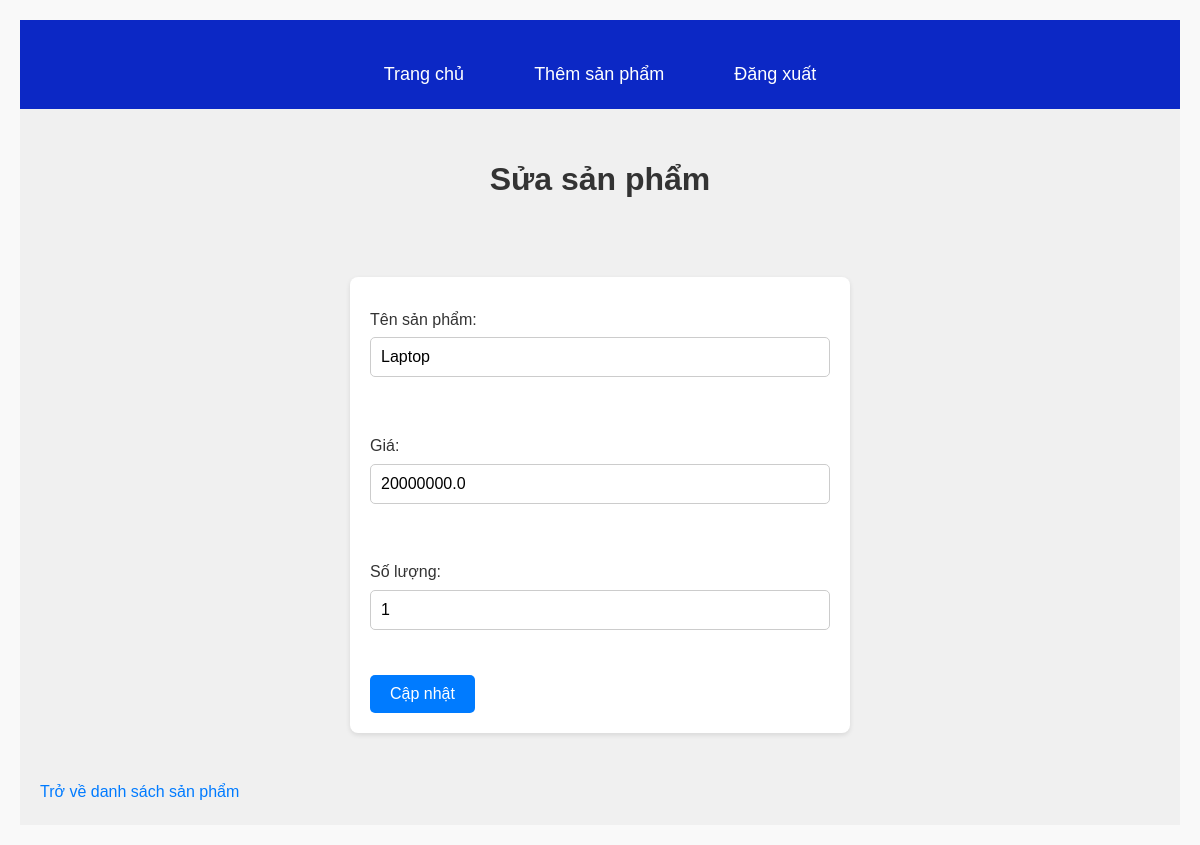
Page /edit/4 (signed in) on the committed database.
### app.py (models this page shows)
class Product(db.Model):
    id = db.Column(db.Integer, primary_key=True)
    name = db.Column(db.String(150), nullable=False)
    price = db.Column(db.Float, nullable=False)
    quantity = db.Column(db.Integer, nullable=False)
    image_url = db.Column(db.String(255), nullable=True)  # Cột ảnh sản phẩm

### app.py (the view, shortened to what this page needs)
@app.route('/edit/<int:product_id>', methods=['GET', 'POST'])
@login_required
def edit_product(product_id):
    product = Product.query.get_or_404(product_id)
    return render_template('edit.html', product=product)

### app.py (called while the page is built)
@login_manager.user_loader
def load_user(user_id):
    return User.query.get(int(user_id))

### templates/edit.html (shortened to what this page needs)
{% extends 'menu.html' %}
{% block content %}
<br>
<h1>Sửa sản phẩm</h1>
<br>
<br>
<link rel="stylesheet" href="{{
    url_for('static', filename='edit.css') }}">
    <form method="POST">
        <label for="name">Tên sản phẩm:</label>
        <input type="text" id="name" name="name" value="{{ product.name }}" required><br><br>
        <label for="price">Giá:</label>
        <input type="number" step="0.01" id="price" name="price" value="{{ product.price }}" required><br><br>
        <label for="quantity">Số lượng:</label>
        <input type="number" id="quantity" name="quantity" value="{{ product.quantity }}" required><br><br>
        <button type="submit">Cập nhật</button>
    </form>
    <br>
    <a href="{{ url_for('index') }}">Trở về danh sách sản phẩm</a>
{% endblock %}

### static/menu.css (style rules this page uses)
* { margin: 0; padding: 0; box-sizing: border-box; }
body { font-family: Arial, sans-serif; background-color: #f4f4f4; }

### static/edit.css (style rules this page uses)
* { margin: 0; padding: 0; box-sizing: border-box; }
h1 { color: #9f0909; text-align: center; }
body { font-family: 'Arial', sans-serif; background-color: #f9f9f9; color: #333; line-height: 1.6; padding: 20px; }
h1 { font-size: 2rem; margin-bottom: 20px; color: #333; }
form { background-color: #fff; padding: 20px; border-radius: 8px; box-shadow: 0 2px 5px rgba(0, 0, 0, 0.1); width: 100%; max-width: 500px; margin: 0 auto; }
form label { display: block; margin: 10px 0 5px; font-size: 1rem; }
form input[type="text"], form input[type="number"] { width: 100%; padding: 10px; font-size: 1rem; border: 1px solid #ccc; border-radius: 5px; margin-bottom: 20px; }
form button { padding: 10px 20px; font-size: 1rem; background-color: #007bff; color: white; border: none; border-radius: 5px; cursor: pointer; transition: background-color 0.3s ease; }
a { text-decoration: none; color: #007bff; font-size: 1rem; margin-top: 20px; display: inline-block; }

### rows in the picture
Product: name "Laptop", price "20000000.0", quantity "1"
